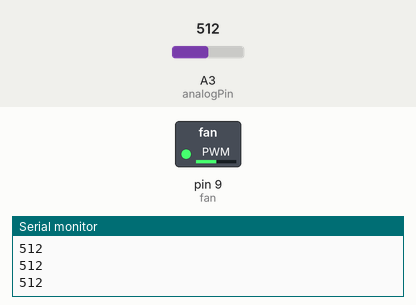
Simulated run of this sketch. Board: Arduino Uno, built with avr-gcc and run on an emulated ATmega328P. On the bench: switched loads named in the sketch (green lamp = pin HIGH), the last lines printed to the serial monitor. The test bench sets the inputs (shaded band); at power-on: A3 (analogPin) = 512.

Above: at 1.2 s.
1.3 s: A3 (analogPin) set to 716
At 2.0 s:
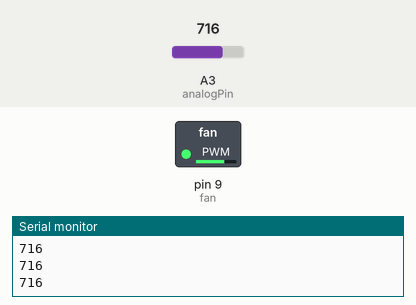
2.8 s: A3 (analogPin) set to 900
At 3.2 s:
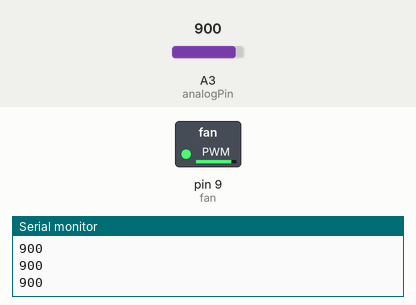
4.3 s: A3 (analogPin) set to 122
At 5.5 s:
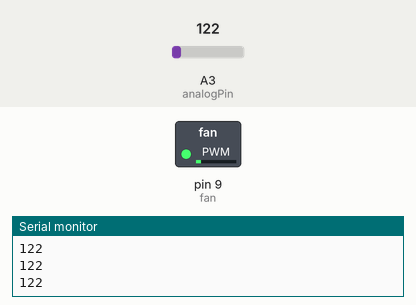
5.8 s: A3 (analogPin) set to 0
At 6.6 s:
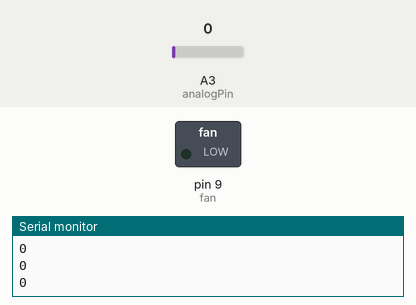
Timing chart, 0 to 8.3 s (numbered marks = the images above; inputs shaded):
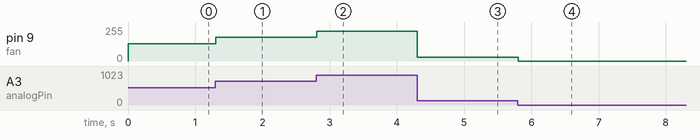

The sketch:

analog_fan.ino
```cpp
int fan = 9;
int analogPin = A3;
int val = 0;

void setup() {
  Serial.begin(9600);
  pinMode(fan, OUTPUT);
}

void loop() {
  val = analogRead(analogPin);
  Serial.println(val);
  analogWrite(fan, val / 4);
}
```

Measured:
- after the input at 1.3 s, pin 9 (fan): 128/255 → 179/255 at once
- after the input at 2.8 s, pin 9 (fan): 179/255 → 225/255 at once
- after the input at 4.3 s, pin 9 (fan): 225/255 → 30/255 at once
- after the input at 5.8 s, pin 9 (fan): 30/255 → 0/255 at once
